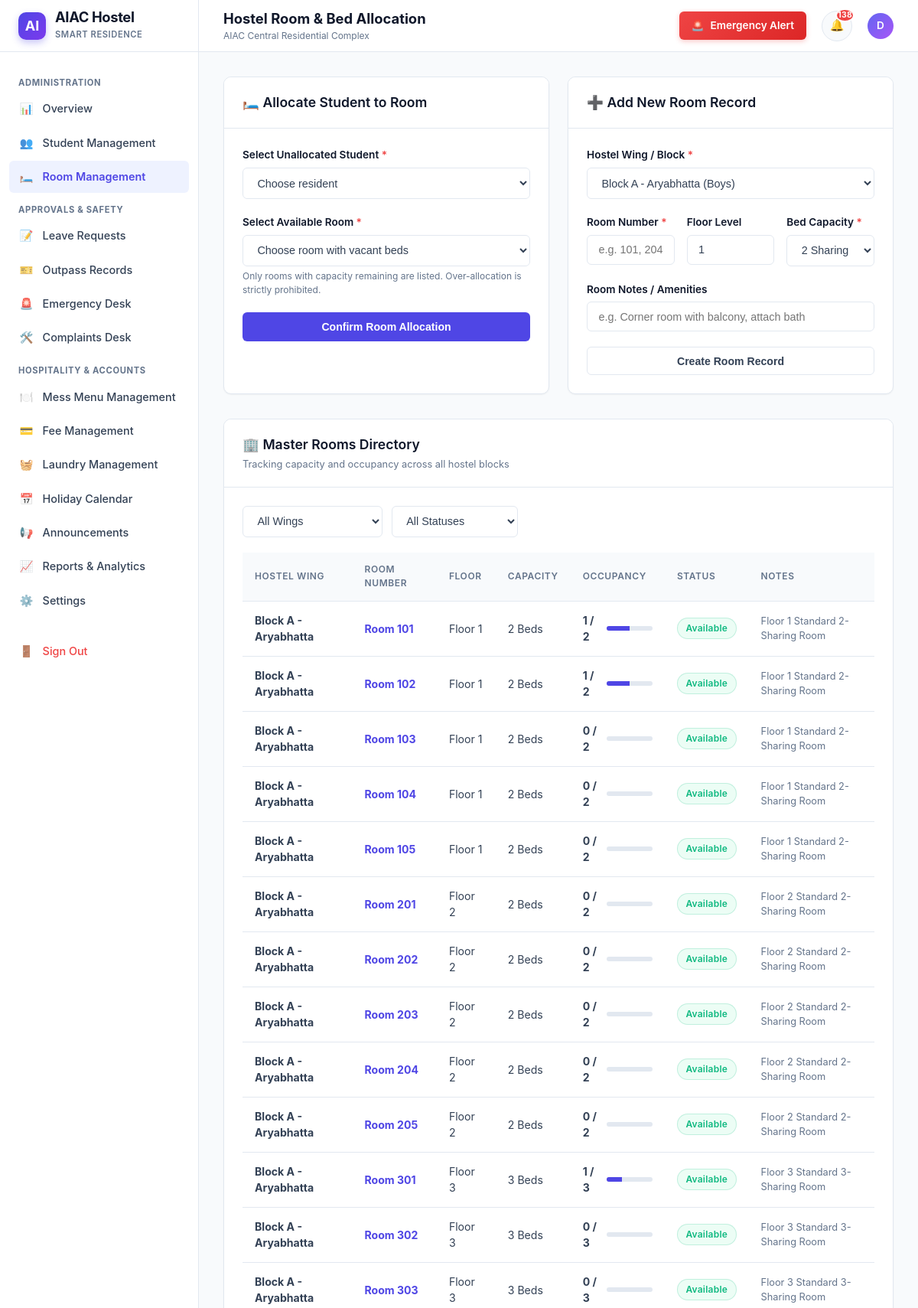
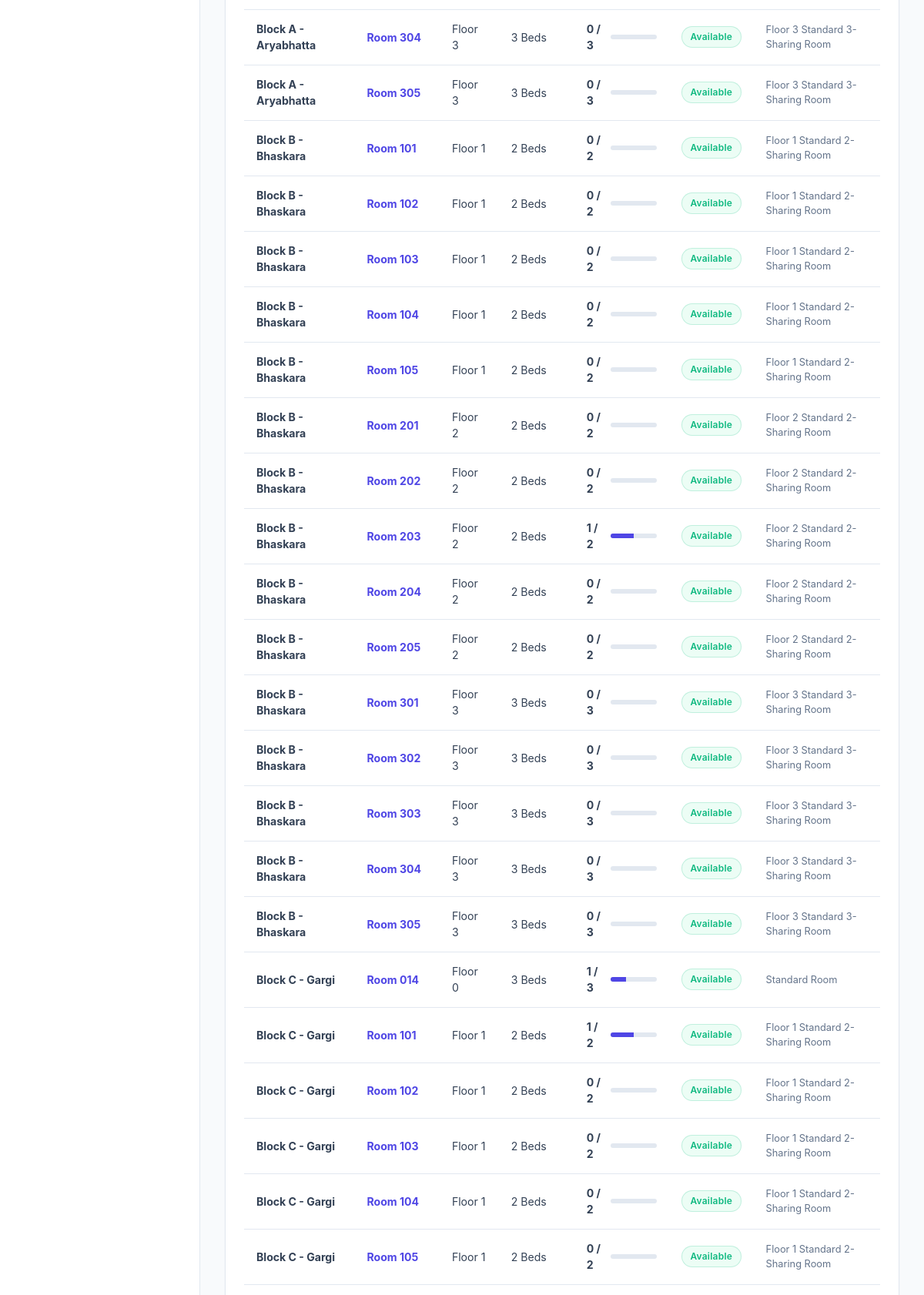
The page /warden/rooms (signed in, upper part) on the database its author committed (2 pictures, top to bottom).
### tables this page shows
CREATE TABLE system_settings (
        key TEXT PRIMARY KEY,
        value TEXT NOT NULL,
        description TEXT
    );

CREATE TABLE users (
        id INTEGER PRIMARY KEY AUTOINCREMENT,
        name TEXT NOT NULL,
        email TEXT NOT NULL UNIQUE,
        password_hash TEXT NOT NULL,
        role TEXT NOT NULL DEFAULT 'student',
        hostel_block TEXT,
        academic_year TEXT,
        room_id INTEGER,
        phone TEXT,
        status TEXT DEFAULT 'active',
        created_at TIMESTAMP DEFAULT CURRENT_TIMESTAMP,
        updated_at TIMESTAMP DEFAULT CURRENT_TIMESTAMP, student_id TEXT, department TEXT, guardian_name TEXT, guardian_phone TEXT, room_number TEXT, room_type TEXT,
        FOREIGN KEY (room_id) REFERENCES rooms(id) ON DELETE SET NULL
    );

CREATE TABLE rooms (
        id INTEGER PRIMARY KEY AUTOINCREMENT,
        block_id INTEGER NOT NULL,
        room_number TEXT NOT NULL,
        floor INTEGER DEFAULT 1,
        capacity INTEGER NOT NULL DEFAULT 2,
        occupancy INTEGER NOT NULL DEFAULT 0,
        status TEXT DEFAULT 'available',
        notes TEXT,
        created_at TIMESTAMP DEFAULT CURRENT_TIMESTAMP, room_type TEXT DEFAULT 'Double Sharing Standard',
        FOREIGN KEY (block_id) REFERENCES hostel_blocks(id) ON DELETE CASCADE,
        UNIQUE (block_id, room_number)
    );

CREATE TABLE hostel_blocks (
        id INTEGER PRIMARY KEY AUTOINCREMENT,
        name TEXT NOT NULL UNIQUE,
        gender_type TEXT DEFAULT 'Co-ed',
        total_floors INTEGER DEFAULT 4,
        description TEXT
    );

### app.py (the view)
@app.route('/warden/rooms', methods=['GET'])
@login_required
@warden_required
def warden_rooms():
    block_filter = request.args.get('block', '')
    status_filter = request.args.get('status', '')
    conn = database.get_db()
    query = '''
        SELECT r.*, b.name as block_name,
               (SELECT COUNT(*) FROM users u WHERE u.room_id = r.id) as actual_occupants
        FROM rooms r
        JOIN hostel_blocks b ON r.block_id = b.id
        WHERE 1=1
    '''
    params = []
    if block_filter:
        query += ' AND r.block_id = ?'
        params.append(block_filter)
    if status_filter:
        query += ' AND r.status = ?'
        params.append(status_filter)
    query += ' ORDER BY b.name, r.room_number ASC'
    rooms = conn.execute(query, params).fetchall()
    blocks = conn.execute('SELECT * FROM hostel_blocks ORDER BY name').fetchall()
    unallocated_students = conn.execute("SELECT id, name, email, hostel_block FROM users WHERE role = 'student' AND (room_id IS NULL OR room_id = 0)").fetchall()
    conn.close()
    return render_template('room_management.html', rooms=rooms, blocks=blocks,
                           unallocated_students=unallocated_students,
                           selected_block=block_filter, selected_status=status_filter)

### app.py (called while the page is built)
def get_current_user():
    user_id = session.get('user_id')
    if not user_id:
        return None
    conn = database.get_db()
    user = conn.execute('SELECT * FROM users WHERE id = ?', (user_id,)).fetchone()
    conn.close()
    return user

def login_required(f):
    @wraps(f)
    def decorated_function(*args, **kwargs):
        if 'user_id' not in session:
            flash('Please log in to access this page.', 'warning')
            return redirect(url_for('login', next=request.path))
        return f(*args, **kwargs)
    return decorated_function

def warden_required(f):
    @wraps(f)
    def decorated_function(*args, **kwargs):
        if 'user_id' not in session:
            flash('Warden login required to access this portal.', 'warning')
            return redirect(url_for('login'))
        if session.get('role') not in ('warden', 'admin'):
            flash('Unauthorized access. Only authorized wardens may access this page.', 'danger')
            return redirect(url_for('student_dashboard'))
        return f(*args, **kwargs)
    return decorated_function

### database.py (called while the page is built)
def get_db(db_path=None):
    target_path = db_path or DATABASE_PATH
    conn = sqlite3.connect(target_path, timeout=30.0)
    conn.row_factory = sqlite3.Row
    conn.execute('PRAGMA foreign_keys = ON;')
    return conn

def get_setting(key, default=None):
    conn = get_db()
    row = conn.execute('SELECT value FROM system_settings WHERE key = ?', (key,)).fetchone()
    conn.close()
    if row:
        return row['value']
    return default

### templates/room_management.html (shortened to what this page needs)
{% extends "base.html" %}
{% block page_title %}Hostel Room & Bed Allocation{% endblock %}
{% block content %}
<div style="display: grid; grid-template-columns: repeat(auto-fit, minmax(340px, 1fr)); gap: 1.5rem; margin-bottom: 2rem;">
  <div class="content-card" style="margin-bottom: 0;">
    <div class="card-header-bar">
      <h3>🛏️ Allocate Student to Room</h3>
    </div>
    <div class="card-body">
      {% if unallocated_students %}
        <form action="{{ url_for('warden_allocate_room') }}" method="POST">
          <div class="form-group">
            <label class="form-label" for="student_id">Select Unallocated Student <span style="color:var(--danger)">*</span></label>
            <select id="student_id" name="student_id" class="form-select" required>
              <option value="">Choose resident</option>
            </select>
          </div>
          <div class="form-group">
            <label class="form-label" for="room_id">Select Available Room <span style="color:var(--danger)">*</span></label>
            <select id="room_id" name="room_id" class="form-select" required>
              <option value="">Choose room with vacant beds</option>
            </select>
            <div class="form-hint">Only rooms with capacity remaining are listed. Over-allocation is strictly prohibited.</div>
          </div>
          <button type="submit" class="btn btn-primary btn-block">
            Confirm Room Allocation
          </button>
        </form>
      {% else %}
        <div class="empty-state" style="padding: 1.5rem 1rem;">
          <div class="empty-state-icon" style="font-size: 2rem; color: #22c55e;">✓</div>
          <h4>All Students Allocated</h4>
          <p>Every registered resident is assigned to a room.</p>
        </div>
      {% endif %}
    </div>
  </div>
  <div class="content-card" style="margin-bottom: 0;">
    <div class="card-header-bar">
      <h3>➕ Add New Room Record</h3>
    </div>
    <div class="card-body">
      <form action="{{ url_for('warden_add_room') }}" method="POST">
        <div class="form-group">
          <label class="form-label" for="block_id">Hostel Wing / Block <span style="color:var(--danger)">*</span></label>
          <select id="block_id" name="block_id" class="form-select" required>
            {% for b in blocks %}
              <option value="{{ b.id }}">{{ b.name }} ({{ b.gender_type }})</option>
            {% endfor %}
          </select>
        </div>
        <div class="form-row">
          <div class="form-group">
            <label class="form-label" for="room_number">Room Number <span style="color:var(--danger)">*</span></label>
            <input type="text" id="room_number" name="room_number" class="form-control"
                   placeholder="e.g. 101, 204" required>
          </div>
          <div class="form-group">
            <label class="form-label" for="floor">Floor Level</label>
            <input type="number" id="floor" name="floor" min="0" max="10" value="1" class="form-control" required>
          </div>
          <div class="form-group">
            <label class="form-label" for="capacity">Bed Capacity <span style="color:var(--danger)">*</span></label>
            <select id="capacity" name="capacity" class="form-select" required>
              <option value="2" selected>2 Sharing (Double)</option>
            </select>
          </div>
        </div>
        <div class="form-group">
          <label class="form-label" for="notes">Room Notes / Amenities</label>
          <input type="text" id="notes" name="notes" class="form-control"
                 placeholder="e.g. Corner room with balcony, attach bath">
        </div>
        <button type="submit" class="btn btn-secondary btn-block">
          Create Room Record
        </button>
      </form>
    </div>
  </div>
</div>
<div class="content-card">
  <div class="card-header-bar">
    <div>
      <h3>🏢 Master Rooms Directory</h3>
      <p>Tracking capacity and occupancy across all hostel blocks</p>
    </div>
  </div>
  <div class="card-body">
    <form method="GET" action="{{ url_for('warden_rooms') }}" class="table-toolbar">
      <div style="display: flex; gap: 0.75rem; flex-wrap: wrap;">
        <select name="block" class="form-select" style="width: auto;" onchange="this.form.submit()">
          <option value="">All Wings</option>
        </select>
        <select name="status" class="form-select" style="width: auto;" onchange="this.form.submit()">
          <option value="">All Statuses</option>
        </select>
      </div>
    </form>
    <div class="table-responsive">
      <table class="modern-table">
        <thead>
          <tr>
            <th>Hostel Wing</th>
            <th>Room Number</th>
            <th>Floor</th>
            <th>Capacity</th>
            <th>Occupancy</th>
            <th>Status</th>
            <th>Notes</th>
          </tr>
        </thead>
        <tbody>
          {% for r in rooms %}
            <tr>
              <td><b>{{ r.block_name }}</b></td>
              <td><span style="font-weight: 700; color: var(--primary);">Room {{ r.room_number }}</span></td>
              <td>Floor {{ r.floor }}</td>
              <td>{{ r.capacity }} Beds</td>
              <td>
                <div style="display: flex; align-items: center; gap: 0.5rem;">
                  <span style="font-weight: 700;">{{ r.occupancy }} / {{ r.capacity }}</span>
                  <div style="flex: 1; min-width: 60px; height: 6px; background: #e2e8f0; border-radius: 4px; overflow: hidden;">
                    <div style="height: 100%; width: {{ (r.occupancy / r.capacity * 100) }}%; background: {{ '#ef4444' if r.occupancy >= r.capacity else 'var(--primary)' }};"></div>
                  </div>
                </div>
              </td>
              <td>
                {% if r.occupancy >= r.capacity %}
                  <span class="badge badge-danger">Full</span>
                {% elif r.status == 'maintenance' %}
                  <span class="badge badge-warning">Maintenance</span>
                {% else %}
                  <span class="badge badge-success">Available</span>
                {% endif %}
              </td>
              <td style="font-size: 0.8rem; color: var(--muted-text);">{{ r.notes or 'Standard Room' }}</td>
            </tr>
          {% endfor %}
        </tbody>
      </table>
    </div>
  </div>
</div>
{% endblock %}

### templates/base.html (shortened to what this page needs)
<!DOCTYPE html>
<html lang="en">
<head>
  <link rel="stylesheet" href="{{ url_for('static', filename='css/style.css') }}">
</head>
<body>
<div class="app-wrapper">
  <aside class="sidebar" id="sidebar">
    <div class="sidebar-header">
      <div class="brand-logo">AI</div>
      <div class="brand-text">
        <h1>AIAC Hostel</h1>
        <span>Smart Residence</span>
      </div>
    </div>
    <nav class="sidebar-nav">
      {% if current_user and current_user.role == 'warden' %}
        <div class="nav-group-label">Administration</div>
        <a href="{{ url_for('warden_dashboard') }}" class="nav-item {% if request.path == '/warden/dashboard' %}active{% endif %}">
          <span class="icon">📊</span> Overview
        </a>
        <a href="{{ url_for('warden_students') }}" class="nav-item {% if '/warden/students' in request.path %}active{% endif %}">
          <span class="icon">👥</span> Student Management
        </a>
        <a href="{{ url_for('warden_rooms') }}" class="nav-item {% if '/warden/rooms' in request.path %}active{% endif %}">
          <span class="icon">🛏️</span> Room Management
        </a>
        <div class="nav-group-label">Approvals & Safety</div>
        <a href="{{ url_for('warden_leave_requests') }}" class="nav-item {% if '/warden/leave-requests' in request.path %}active{% endif %}">
          <span class="icon">📝</span> Leave Requests
        </a>
        <a href="{{ url_for('warden_outpasses') }}" class="nav-item {% if '/warden/outpasses' in request.path %}active{% endif %}">
          <span class="icon">🎫</span> Outpass Records
        </a>
        <a href="{{ url_for('warden_emergencies') }}" class="nav-item {% if '/warden/emergencies' in request.path %}active{% endif %}">
          <span class="icon">🚨</span> Emergency Desk
        </a>
        <a href="{{ url_for('warden_complaints') }}" class="nav-item {% if '/warden/complaints' in request.path %}active{% endif %}">
          <span class="icon">🛠️</span> Complaints Desk
        </a>
        <div class="nav-group-label">Hospitality & Accounts</div>
        <a href="{{ url_for('warden_mess_menu') }}" class="nav-item {% if '/warden/mess-menu' in request.path %}active{% endif %}">
          <span class="icon">🍽️</span> Mess Menu Management
        </a>
        <a href="{{ url_for('warden_fees') }}" class="nav-item {% if '/warden/fees' in request.path %}active{% endif %}">
          <span class="icon">💳</span> Fee Management
        </a>
        <a href="{{ url_for('warden_laundry') }}" class="nav-item {% if '/warden/laundry' in request.path %}active{% endif %}">
          <span class="icon">🧺</span> Laundry Management
        </a>
        <a href="{{ url_for('holiday_calendar') }}" class="nav-item {% if request.path == '/holiday-calendar' %}active{% endif %}">
          <span class="icon">📅</span> Holiday Calendar
        </a>
        <a href="{{ url_for('warden_announcements') }}" class="nav-item {% if '/warden/announcements' in request.path %}active{% endif %}">
          <span class="icon">📢</span> Announcements
        </a>
        <a href="{{ url_for('warden_reports') }}" class="nav-item {% if '/warden/reports' in request.path %}active{% endif %}">
          <span class="icon">📈</span> Reports & Analytics
        </a>
        <a href="{{ url_for('warden_settings') }}" class="nav-item {% if '/warden/settings' in request.path %}active{% endif %}">
          <span class="icon">⚙️</span> Settings
        </a>
      {% endif %}
      <div style="margin-top: 1.5rem;">
        <a href="{{ url_for('logout') }}" class="nav-item" style="color: var(--danger);">
          <span class="icon">🚪</span> Sign Out
        </a>
      </div>
    </nav>
  </aside>
  <div class="main-wrapper">
    <header class="topbar">
      <div class="topbar-left">
        <div class="topbar-title">
          <h2>{% block page_title %}Dashboard{% endblock %}</h2>
          <p>{{ hostel_name }}</p>
        </div>
      </div>
      <div class="topbar-right">
        {% if current_user %}
          <a href="{{ url_for('emergency_support') if current_user.role == 'student' else url_for('warden_emergencies') }}" class="emergency-btn-top">
            <span>🚨</span> Emergency Alert
          </a>
          <a href="{{ url_for('notifications') }}" class="notification-bell" title="Notifications">
            <span>🔔</span>
            {% if unread_notifications_count > 0 %}
              <span class="badge">{{ unread_notifications_count }}</span>
            {% endif %}
          </a>
          <a href="{{ url_for('profile') if current_user.role == 'student' else url_for('warden_settings') }}" style="display:flex; align-items:center; gap:0.5rem; text-decoration:none;">
            <div class="avatar-circle" style="width:34px; height:34px; font-size:0.85rem;">
              {{ current_user.name[0] | upper }}
            </div>
          </a>
        {% else %}
          <div style="display:flex; gap:0.5rem;">
            <a href="{{ url_for('login') }}" class="btn btn-primary btn-sm">Sign In</a>
            <a href="{{ url_for('register') }}" class="btn btn-secondary btn-sm">Register</a>
          </div>
        {% endif %}
      </div>
    </header>
    <main class="page-container">
      {% block content %}{% endblock %}
    </main>
  </div>
</div>
</body>
</html>

### rows shown on the page
system_settings: value "AIAC Central Residential Complex"
users: name "D"
rooms: block_name "Block A - Aryabhatta", room_number "101", floor "1", capacity "2", occupancy "1", status "Available", notes "Floor 1 Standard 2-Sharing Room"
rooms: block_name "Block A - Aryabhatta", room_number "102", floor "1", capacity "2", occupancy "1", status "Available", notes "Floor 1 Standard 2-Sharing Room"
rooms: block_name "Block A - Aryabhatta", room_number "103", floor "1", capacity "2", occupancy "0", status "Available", notes "Floor 1 Standard 2-Sharing Room"
rooms: block_name "Block A - Aryabhatta", room_number "104", floor "1", capacity "2", occupancy "0", status "Available", notes "Floor 1 Standard 2-Sharing Room"
rooms: block_name "Block A - Aryabhatta", room_number "105", floor "1", capacity "2", occupancy "0", status "Available", notes "Floor 1 Standard 2-Sharing Room"
rooms: block_name "Block A - Aryabhatta", room_number "201", floor "2", capacity "2", occupancy "0", status "Available", notes "Floor 2 Standard 2-Sharing Room"
rooms: block_name "Block A - Aryabhatta", room_number "202", floor "2", capacity "2", occupancy "0", status "Available", notes "Floor 2 Standard 2-Sharing Room"
rooms: block_name "Block A - Aryabhatta", room_number "203", floor "2", capacity "2", occupancy "0", status "Available", notes "Floor 2 Standard 2-Sharing Room"
rooms: block_name "Block A - Aryabhatta", room_number "204", floor "2", capacity "2", occupancy "0", status "Available", notes "Floor 2 Standard 2-Sharing Room"
rooms: block_name "Block A - Aryabhatta", room_number "205", floor "2", capacity "2", occupancy "0", status "Available", notes "Floor 2 Standard 2-Sharing Room"
rooms: block_name "Block A - Aryabhatta", room_number "301", floor "3", capacity "3", occupancy "1", status "Available", notes "Floor 3 Standard 3-Sharing Room"
rooms: block_name "Block A - Aryabhatta", room_number "302", floor "3", capacity "3", occupancy "0", status "Available", notes "Floor 3 Standard 3-Sharing Room"
rooms: block_name "Block A - Aryabhatta", room_number "303", floor "3", capacity "3", occupancy "0", status "Available", notes "Floor 3 Standard 3-Sharing Room"
rooms: block_name "Block A - Aryabhatta", room_number "304", floor "3", capacity "3", occupancy "0", status "Available", notes "Floor 3 Standard 3-Sharing Room"
rooms: block_name "Block A - Aryabhatta", room_number "305", floor "3", capacity "3", occupancy "0", status "Available", notes "Floor 3 Standard 3-Sharing Room"
rooms: block_name "Block B - Bhaskara", room_number "101", floor "1", capacity "2", occupancy "0", status "Available", notes "Floor 1 Standard 2-Sharing Room"
rooms: block_name "Block B - Bhaskara", room_number "102", floor "1", capacity "2", occupancy "0", status "Available", notes "Floor 1 Standard 2-Sharing Room"
rooms: block_name "Block B - Bhaskara", room_number "103", floor "1", capacity "2", occupancy "0", status "Available", notes "Floor 1 Standard 2-Sharing Room"
rooms: block_name "Block B - Bhaskara", room_number "104", floor "1", capacity "2", occupancy "0", status "Available", notes "Floor 1 Standard 2-Sharing Room"
rooms: block_name "Block B - Bhaskara", room_number "105", floor "1", capacity "2", occupancy "0", status "Available", notes "Floor 1 Standard 2-Sharing Room"
rooms: block_name "Block B - Bhaskara", room_number "201", floor "2", capacity "2", occupancy "0", status "Available", notes "Floor 2 Standard 2-Sharing Room"
rooms: block_name "Block B - Bhaskara", room_number "202", floor "2", capacity "2", occupancy "0", status "Available", notes "Floor 2 Standard 2-Sharing Room"
rooms: block_name "Block B - Bhaskara", room_number "203", floor "2", capacity "2", occupancy "1", status "Available", notes "Floor 2 Standard 2-Sharing Room"
rooms: block_name "Block B - Bhaskara", room_number "204", floor "2", capacity "2", occupancy "0", status "Available", notes "Floor 2 Standard 2-Sharing Room"
rooms: block_name "Block B - Bhaskara", room_number "205", floor "2", capacity "2", occupancy "0", status "Available", notes "Floor 2 Standard 2-Sharing Room"
rooms: block_name "Block B - Bhaskara", room_number "301", floor "3", capacity "3", occupancy "0", status "Available", notes "Floor 3 Standard 3-Sharing Room"
rooms: block_name "Block B - Bhaskara", room_number "302", floor "3", capacity "3", occupancy "0", status "Available", notes "Floor 3 Standard 3-Sharing Room"
rooms: block_name "Block B - Bhaskara", room_number "303", floor "3", capacity "3", occupancy "0", status "Available", notes "Floor 3 Standard 3-Sharing Room"
rooms: block_name "Block B - Bhaskara", room_number "304", floor "3", capacity "3", occupancy "0", status "Available", notes "Floor 3 Standard 3-Sharing Room"
rooms: block_name "Block B - Bhaskara", room_number "305", floor "3", capacity "3", occupancy "0", status "Available", notes "Floor 3 Standard 3-Sharing Room"
rooms: block_name "Block C - Gargi", room_number "014", floor "0", capacity "3", occupancy "1", status "Available", notes "Standard Room"
rooms: block_name "Block C - Gargi", room_number "101", floor "1", capacity "2", occupancy "1", status "Available", notes "Floor 1 Standard 2-Sharing Room"
rooms: block_name "Block C - Gargi", room_number "102", floor "1", capacity "2", occupancy "0", status "Available", notes "Floor 1 Standard 2-Sharing Room"
rooms: block_name "Block C - Gargi", room_number "103", floor "1", capacity "2", occupancy "0", status "Available", notes "Floor 1 Standard 2-Sharing Room"
rooms: block_name "Block C - Gargi", room_number "104", floor "1", capacity "2", occupancy "0", status "Available", notes "Floor 1 Standard 2-Sharing Room"
rooms: block_name "Block C - Gargi", room_number "105", floor "1", capacity "2", occupancy "0", status "Available", notes "Floor 1 Standard 2-Sharing Room"

### other values the page prints
{{ unread_notifications_count }} "138"
form field block_id "Block A - Aryabhatta (Boys)"
